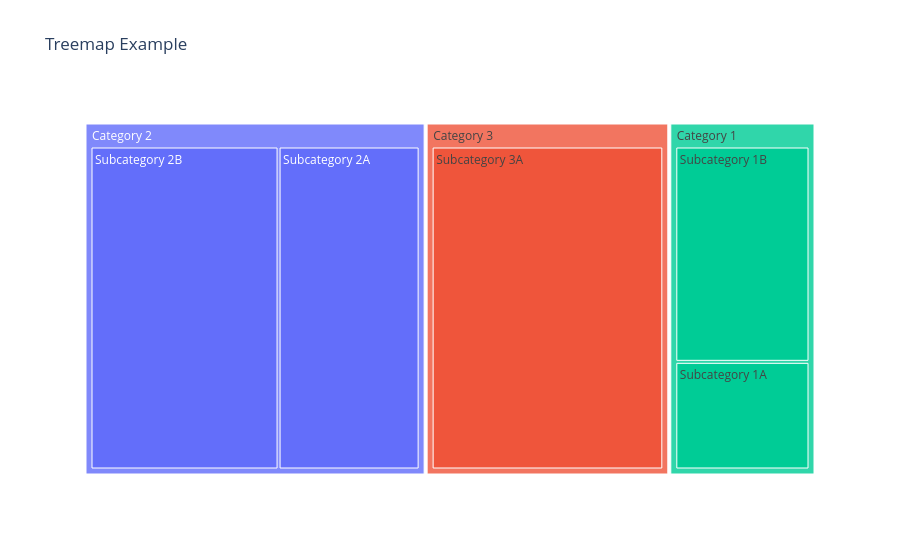

Source (notebook cell):
### Code cell
fig.show()

### Figure 1 — Plotly figure (JSON) as saved in the notebook; plotly's stock layout.template omitted (floating-point values rounded to 4 significant figures)
{"data": [{"branchvalues": "total", "domain": {"x": [0.0, 1.0], "y": [0.0, 1.0]}, "hovertemplate": "labels=%{label}<br>Value=%{value}<br>parent=%{parent}<br>id=%{id}<extra></extra>", "ids": ["Category 1/Subcategory 1A", "Category 1/Subcategory 1B", "Category 2/Subcategory 2A", "Category 2/Subcategory 2B", "Category 3/Subcategory 3A", "Category 1", "Category 2", "Category 3"], "labels": ["Subcategory 1A", "Subcategory 1B", "Subcategory 2A", "Subcategory 2B", "Subcategory 3A", "Category 1", "Category 2", "Category 3"], "name": "", "parents": ["Category 1", "Category 1", "Category 2", "Category 2", "Category 3", "", "", ""], "values": [10.0, 20.0, 30.0, 40.0, 50.0, 30.0, 70.0, 50.0], "type": "treemap"}], "layout": {"legend": {"tracegroupgap": 0}, "title": {"text": "Treemap Example"}}}
